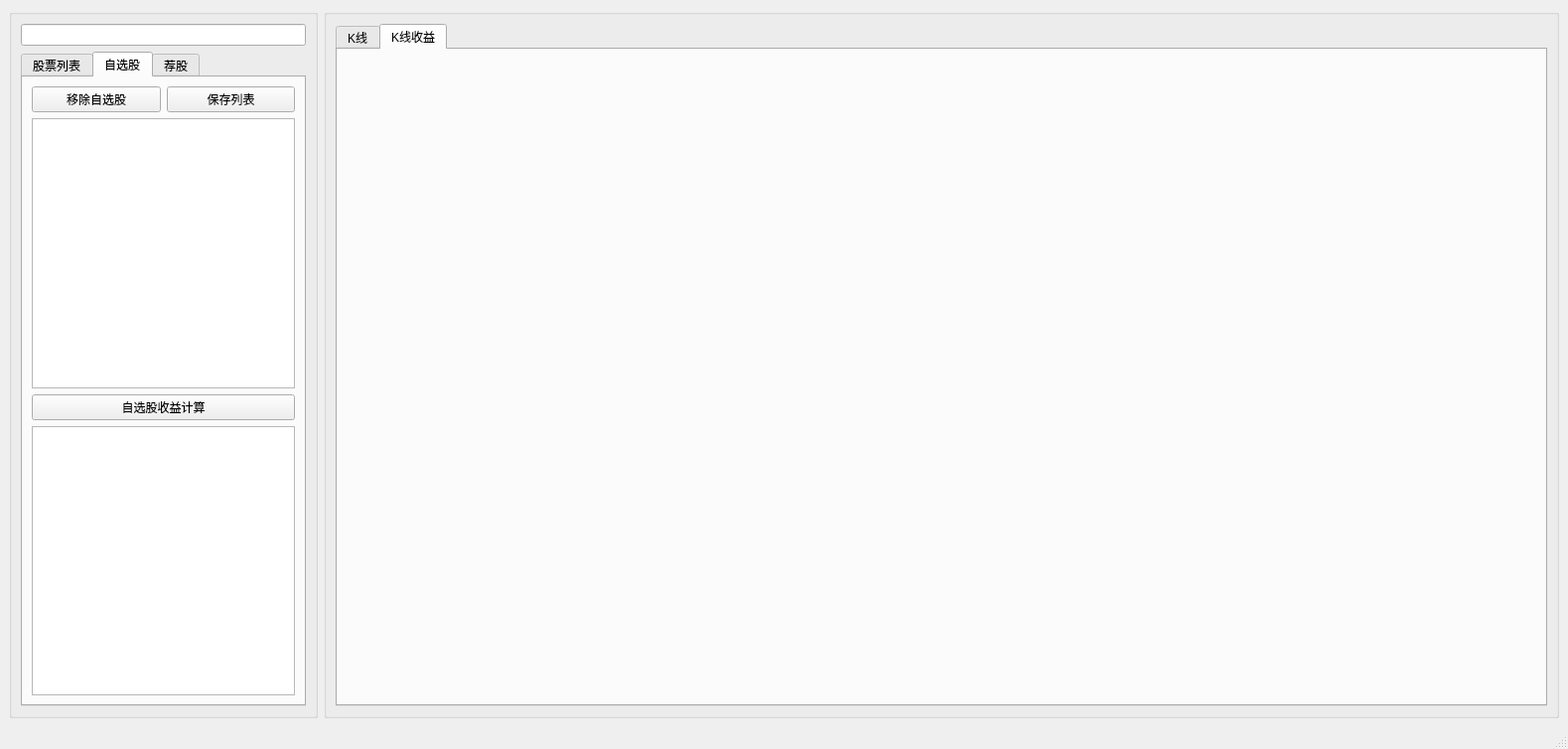
<?xml version="1.0" encoding="UTF-8"?>
<ui version="4.0">
 <class>MainWindow</class>
 <widget class="QMainWindow" name="MainWindow">
  <property name="geometry">
   <rect>
    <x>0</x>
    <y>0</y>
    <width>1579</width>
    <height>754</height>
   </rect>
  </property>
  <property name="windowTitle">
   <string>MainWindow</string>
  </property>
  <widget class="QWidget" name="centralwidget">
   <layout class="QGridLayout" name="gridLayout_4">
    <item row="0" column="0">
     <widget class="QGroupBox" name="groupBox">
      <property name="sizePolicy">
       <sizepolicy hsizetype="Maximum" vsizetype="Minimum">
        <horstretch>0</horstretch>
        <verstretch>0</verstretch>
       </sizepolicy>
      </property>
      <property name="minimumSize">
       <size>
        <width>311</width>
        <height>681</height>
       </size>
      </property>
      <property name="title">
       <string/>
      </property>
      <layout class="QGridLayout" name="gridLayout_2">
       <item row="1" column="0">
        <widget class="QTabWidget" name="tabWidget">
         <property name="currentIndex">
          <number>1</number>
         </property>
         <widget class="QWidget" name="tab">
          <attribute name="title">
           <string>股票列表</string>
          </attribute>
          <layout class="QGridLayout" name="gridLayout">
           <item row="1" column="0">
            <widget class="QListWidget" name="listWidget">
             <property name="minimumSize">
              <size>
               <width>256</width>
               <height>552</height>
              </size>
             </property>
            </widget>
           </item>
           <item row="0" column="0">
            <widget class="QPushButton" name="pushButton">
             <property name="text">
              <string>加入自选股</string>
             </property>
            </widget>
           </item>
          </layout>
         </widget>
         <widget class="QWidget" name="tab_2">
          <attribute name="title">
           <string>自选股</string>
          </attribute>
          <layout class="QGridLayout" name="gridLayout_5">
           <item row="2" column="1">
            <widget class="QPushButton" name="pushButton_4">
             <property name="text">
              <string>自选股收益计算</string>
             </property>
            </widget>
           </item>
           <item row="3" column="1">
            <widget class="QListWidget" name="listWidget_5"/>
           </item>
           <item row="1" column="1">
            <widget class="QListWidget" name="listWidget_2">
             <property name="autoFillBackground">
              <bool>false</bool>
             </property>
            </widget>
           </item>
           <item row="0" column="1">
            <layout class="QHBoxLayout" name="horizontalLayout">
             <item>
              <widget class="QPushButton" name="pushButton_2">
               <property name="text">
                <string>移除自选股</string>
               </property>
              </widget>
             </item>
             <item>
              <widget class="QPushButton" name="pushButton_5">
               <property name="text">
                <string>保存列表</string>
               </property>
              </widget>
             </item>
            </layout>
           </item>
          </layout>
         </widget>
         <widget class="QWidget" name="tab_5">
          <attribute name="title">
           <string>荐股</string>
          </attribute>
          <layout class="QGridLayout" name="gridLayout_6">
           <item row="1" column="0">
            <widget class="QPushButton" name="pushButton_3">
             <property name="text">
              <string>荐股计算</string>
             </property>
            </widget>
           </item>
           <item row="2" column="0">
            <widget class="QListWidget" name="listWidget_3"/>
           </item>
           <item row="0" column="0">
            <widget class="QListWidget" name="listWidget_4"/>
           </item>
          </layout>
         </widget>
        </widget>
       </item>
       <item row="0" column="0">
        <widget class="QLineEdit" name="custom_edit"/>
       </item>
      </layout>
     </widget>
    </item>
    <item row="0" column="1">
     <widget class="QGroupBox" name="groupBox_2">
      <property name="minimumSize">
       <size>
        <width>511</width>
        <height>631</height>
       </size>
      </property>
      <property name="title">
       <string/>
      </property>
      <layout class="QVBoxLayout" name="verticalLayout_3">
       <item>
        <widget class="QTabWidget" name="tabWidget_2">
         <property name="currentIndex">
          <number>1</number>
         </property>
         <widget class="QWidget" name="tab_3">
          <attribute name="title">
           <string>K线</string>
          </attribute>
          <layout class="QGridLayout" name="gridLayout_3">
           <item row="0" column="0">
            <layout class="QVBoxLayout" name="verticalLayout"/>
           </item>
          </layout>
         </widget>
         <widget class="QWidget" name="tab_4">
          <attribute name="title">
           <string>K线收益</string>
          </attribute>
          <layout class="QGridLayout" name="gridLayout_7">
           <item row="0" column="0">
            <layout class="QVBoxLayout" name="verticalLayout_2"/>
           </item>
          </layout>
         </widget>
        </widget>
       </item>
      </layout>
     </widget>
    </item>
   </layout>
  </widget>
  <widget class="QStatusBar" name="statusbar"/>
 </widget>
 <resources/>
 <connections/>
</ui>
